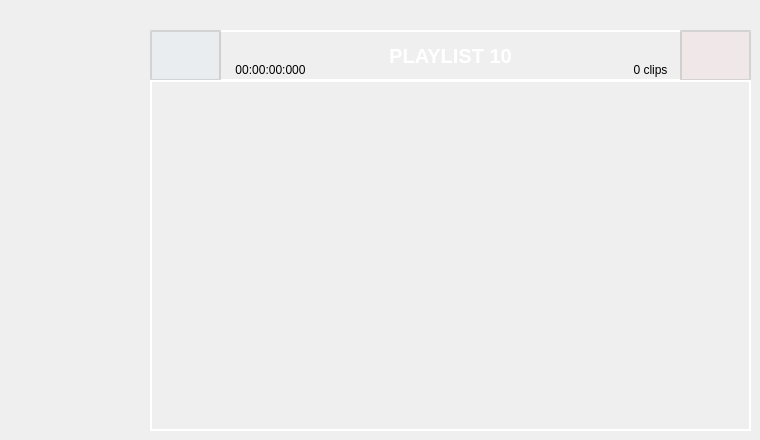
                  <widget class="QWidget" name="page_pl10">
                   <widget class="QPushButton" name="pl10_add">
                    <property name="geometry">
                     <rect>
                      <x>150</x>
                      <y>30</y>
                      <width>71</width>
                      <height>51</height>
                     </rect>
                    </property>
                    <property name="styleSheet">
                     <string notr="true">QPushButton {
    font-family: &quot;Arial&quot;;    /* Cambia la fuente */
    font-size: 20px;         /* Tamaño del texto */
    font-weight: bold;       /* Negrita */    
    color: white;				 /* Color del texto */
	padding: 10px;  
	background-color: rgba(75,175,250,10);         
	border: 2px solid rgba(200,200,200,200);   /* Borde blanco con transparencia */
}

QPushButton:hover {
	background-color: rgba(0,150,250,50);
}

QPushButton:pressed {
    background-color: rgba(0,150,250,50);
}</string>
                    </property>
                    <property name="text">
                     <string/>
                    </property>
                    <property name="icon">
                     <iconset resource="files.qrc">
                      <normaloff>:/20x20/icons/20x20/cil-plus.png</normaloff>:/20x20/icons/20x20/cil-plus.png</iconset>
                    </property>
                   </widget>
                   <widget class="QPushButton" name="pl10_delete">
                    <property name="geometry">
                     <rect>
                      <x>680</x>
                      <y>30</y>
                      <width>71</width>
                      <height>51</height>
                     </rect>
                    </property>
                    <property name="styleSheet">
                     <string notr="true">QPushButton {
    font-family: &quot;Arial&quot;;    /* Cambia la fuente */
    font-size: 16px;         /* Tamaño del texto */
    font-weight: bold;       /* Negrita */    
    color: white;				 /* Color del texto */
	padding: 10px;   
	background-color: rgba(250,50,50,10);        
	border: 2px solid rgba(200,200,200,200);  /* Borde blanco con transparencia */
}

QPushButton:hover {
	background-color: rgba(250,50,50,50);
}

QPushButton:pressed {
    background-color: rgba(0,150,250,50);
}</string>
                    </property>
                    <property name="text">
                     <string/>
                    </property>
                    <property name="icon">
                     <iconset resource="files.qrc">
                      <normaloff>:/20x20/icons/20x20/cil-x.png</normaloff>:/20x20/icons/20x20/cil-x.png</iconset>
                    </property>
                   </widget>
                   <widget class="QLabel" name="label_nclips_10">
                    <property name="geometry">
                     <rect>
                      <x>620</x>
                      <y>60</y>
                      <width>61</width>
                      <height>20</height>
                     </rect>
                    </property>
                    <property name="font">
                     <font>
                      <pointsize>9</pointsize>
                     </font>
                    </property>
                    <property name="text">
                     <string>0 clips</string>
                    </property>
                    <property name="alignment">
                     <set>Qt::AlignCenter</set>
                    </property>
                   </widget>
                   <widget class="QListWidget" name="list_pl10">
                    <property name="geometry">
                     <rect>
                      <x>150</x>
                      <y>80</y>
                      <width>601</width>
                      <height>351</height>
                     </rect>
                    </property>
                    <property name="styleSheet">
                     <string notr="true">QListWidget {
    font-weight: bold;
    background-color: transparent;       /* Negrita */    
    color: white;				 /* Color del texto */
	padding: 10px;           
	border: 2px solid rgba(255,255,255,255);  /* Borde blanco con transparencia */
}</string>
                    </property>
                   </widget>
                   <widget class="QLabel" name="label_dur_10">
                    <property name="geometry">
                     <rect>
                      <x>220</x>
                      <y>60</y>
                      <width>101</width>
                      <height>20</height>
                     </rect>
                    </property>
                    <property name="font">
                     <font>
                      <pointsize>9</pointsize>
                     </font>
                    </property>
                    <property name="text">
                     <string>00:00:00:000</string>
                    </property>
                    <property name="alignment">
                     <set>Qt::AlignCenter</set>
                    </property>
                   </widget>
                   <widget class="QLabel" name="label_pl10">
                    <property name="geometry">
                     <rect>
                      <x>150</x>
                      <y>30</y>
                      <width>601</width>
                      <height>51</height>
                     </rect>
                    </property>
                    <property name="font">
                     <font>
                      <pointsize>-1</pointsize>
                      <weight>75</weight>
                      <bold>true</bold>
                     </font>
                    </property>
                    <property name="styleSheet">
                     <string notr="true">QLabel {
	font &quot;arial&quot;
    font-weight: bold;
	font-size: 20px;
	background-color: transparent;       /* Negrita */    
    color: white;				 /* Color del texto */
	padding: 10px;           
	border: 2px solid rgba(255,255,255,255);  /* Borde blanco con transparencia */
}</string>
                    </property>
                    <property name="text">
                     <string>PLAYLIST 10</string>
                    </property>
                    <property name="alignment">
                     <set>Qt::AlignCenter</set>
                    </property>
                   </widget>
                   <zorder>label_pl10</zorder>
                   <zorder>pl10_add</zorder>
                   <zorder>pl10_delete</zorder>
                   <zorder>label_nclips_10</zorder>
                   <zorder>list_pl10</zorder>
                   <zorder>label_dur_10</zorder>
                  </widget>
